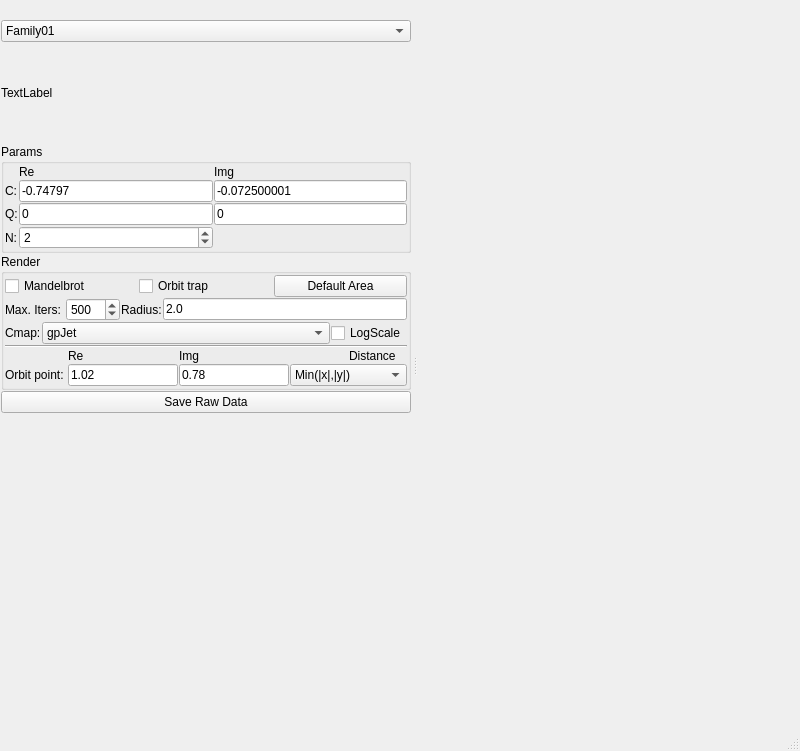
<?xml version="1.0" encoding="UTF-8"?>
<ui version="4.0">
 <class>MainWindow</class>
 <widget class="QMainWindow" name="MainWindow">
  <property name="geometry">
   <rect>
    <x>0</x>
    <y>0</y>
    <width>800</width>
    <height>751</height>
   </rect>
  </property>
  <property name="windowTitle">
   <string>MainWindow</string>
  </property>
  <widget class="QWidget" name="centralwidget"/>
  <widget class="QMenuBar" name="menubar">
   <property name="geometry">
    <rect>
     <x>0</x>
     <y>0</y>
     <width>800</width>
     <height>19</height>
    </rect>
   </property>
  </widget>
  <widget class="QStatusBar" name="statusbar"/>
  <widget class="QDockWidget" name="dockWidget">
   <property name="features">
    <set>QDockWidget::NoDockWidgetFeatures</set>
   </property>
   <attribute name="dockWidgetArea">
    <number>1</number>
   </attribute>
   <widget class="QWidget" name="dockWidgetContents">
    <layout class="QGridLayout" name="gridLayout_3">
     <property name="leftMargin">
      <number>1</number>
     </property>
     <property name="topMargin">
      <number>1</number>
     </property>
     <property name="rightMargin">
      <number>1</number>
     </property>
     <property name="bottomMargin">
      <number>1</number>
     </property>
     <property name="spacing">
      <number>1</number>
     </property>
     <item row="5" column="0">
      <spacer name="verticalSpacer">
       <property name="orientation">
        <enum>Qt::Vertical</enum>
       </property>
       <property name="sizeHint" stdset="0">
        <size>
         <width>20</width>
         <height>40</height>
        </size>
       </property>
      </spacer>
     </item>
     <item row="1" column="0">
      <widget class="QLabel" name="labelFamily">
       <property name="minimumSize">
        <size>
         <width>410</width>
         <height>100</height>
        </size>
       </property>
       <property name="maximumSize">
        <size>
         <width>410</width>
         <height>100</height>
        </size>
       </property>
       <property name="text">
        <string>TextLabel</string>
       </property>
       <property name="scaledContents">
        <bool>true</bool>
       </property>
      </widget>
     </item>
     <item row="0" column="0">
      <widget class="QComboBox" name="comboBoxFamily">
       <property name="currentIndex">
        <number>1</number>
       </property>
       <item>
        <property name="text">
         <string>Family00</string>
        </property>
       </item>
       <item>
        <property name="text">
         <string>Family01</string>
        </property>
       </item>
       <item>
        <property name="text">
         <string>Family02</string>
        </property>
       </item>
       <item>
        <property name="text">
         <string>Family03</string>
        </property>
       </item>
       <item>
        <property name="text">
         <string>Family04</string>
        </property>
       </item>
      </widget>
     </item>
     <item row="2" column="0">
      <widget class="QGroupBox" name="groupBox">
       <property name="title">
        <string>Params</string>
       </property>
       <layout class="QGridLayout" name="gridLayout_2">
        <property name="leftMargin">
         <number>1</number>
        </property>
        <property name="topMargin">
         <number>1</number>
        </property>
        <property name="rightMargin">
         <number>1</number>
        </property>
        <property name="bottomMargin">
         <number>1</number>
        </property>
        <property name="spacing">
         <number>1</number>
        </property>
        <item row="0" column="1">
         <widget class="QLabel" name="label_2">
          <property name="sizePolicy">
           <sizepolicy hsizetype="Preferred" vsizetype="Maximum">
            <horstretch>0</horstretch>
            <verstretch>0</verstretch>
           </sizepolicy>
          </property>
          <property name="text">
           <string>Re</string>
          </property>
         </widget>
        </item>
        <item row="0" column="2">
         <widget class="QLabel" name="label_5">
          <property name="text">
           <string>Img</string>
          </property>
         </widget>
        </item>
        <item row="1" column="0">
         <widget class="QLabel" name="label_3">
          <property name="text">
           <string>C:</string>
          </property>
         </widget>
        </item>
        <item row="1" column="1">
         <widget class="QLineEdit" name="leCReal">
          <property name="text">
           <string>-0.74797</string>
          </property>
         </widget>
        </item>
        <item row="1" column="2">
         <widget class="QLineEdit" name="leCImg">
          <property name="text">
           <string>-0.072500001</string>
          </property>
         </widget>
        </item>
        <item row="2" column="0">
         <widget class="QLabel" name="label_4">
          <property name="text">
           <string>Q:</string>
          </property>
         </widget>
        </item>
        <item row="2" column="1">
         <widget class="QLineEdit" name="leQReal">
          <property name="text">
           <string>0</string>
          </property>
         </widget>
        </item>
        <item row="2" column="2">
         <widget class="QLineEdit" name="leQImg">
          <property name="text">
           <string>0</string>
          </property>
         </widget>
        </item>
        <item row="3" column="0">
         <widget class="QLabel" name="label_12">
          <property name="text">
           <string>N:</string>
          </property>
         </widget>
        </item>
        <item row="3" column="1">
         <widget class="QSpinBox" name="spinBoxN">
          <property name="minimum">
           <number>1</number>
          </property>
          <property name="maximum">
           <number>16</number>
          </property>
          <property name="value">
           <number>2</number>
          </property>
         </widget>
        </item>
       </layout>
      </widget>
     </item>
     <item row="3" column="0">
      <widget class="QGroupBox" name="groupBox_2">
       <property name="title">
        <string>Render</string>
       </property>
       <layout class="QGridLayout" name="gridLayout_4">
        <property name="leftMargin">
         <number>1</number>
        </property>
        <property name="topMargin">
         <number>1</number>
        </property>
        <property name="rightMargin">
         <number>1</number>
        </property>
        <property name="bottomMargin">
         <number>1</number>
        </property>
        <property name="spacing">
         <number>1</number>
        </property>
        <item row="0" column="0">
         <layout class="QHBoxLayout" name="horizontalLayout">
          <property name="spacing">
           <number>1</number>
          </property>
          <item>
           <widget class="QCheckBox" name="checkBoxMandelbrot">
            <property name="text">
             <string>Mandelbrot</string>
            </property>
            <property name="checked">
             <bool>false</bool>
            </property>
           </widget>
          </item>
          <item>
           <widget class="QCheckBox" name="checkBoxOrbitTrap">
            <property name="text">
             <string>Orbit trap</string>
            </property>
           </widget>
          </item>
          <item>
           <widget class="QPushButton" name="pushButtonResetArea">
            <property name="text">
             <string>Default Area</string>
            </property>
           </widget>
          </item>
         </layout>
        </item>
        <item row="1" column="0">
         <layout class="QHBoxLayout" name="horizontalLayout_2">
          <property name="spacing">
           <number>1</number>
          </property>
          <item>
           <widget class="QLabel" name="label_6">
            <property name="text">
             <string>Max. Iters: </string>
            </property>
           </widget>
          </item>
          <item>
           <widget class="QSpinBox" name="spinBoxMaxIters">
            <property name="minimum">
             <number>1</number>
            </property>
            <property name="maximum">
             <number>9999</number>
            </property>
            <property name="value">
             <number>500</number>
            </property>
           </widget>
          </item>
          <item>
           <widget class="QLabel" name="label_7">
            <property name="text">
             <string>Radius:</string>
            </property>
           </widget>
          </item>
          <item>
           <widget class="QLineEdit" name="leRadius">
            <property name="text">
             <string>2.0</string>
            </property>
           </widget>
          </item>
         </layout>
        </item>
        <item row="2" column="0">
         <layout class="QHBoxLayout" name="horizontalLayout_3">
          <property name="spacing">
           <number>1</number>
          </property>
          <item>
           <widget class="QLabel" name="label_8">
            <property name="sizePolicy">
             <sizepolicy hsizetype="Maximum" vsizetype="Preferred">
              <horstretch>0</horstretch>
              <verstretch>0</verstretch>
             </sizepolicy>
            </property>
            <property name="text">
             <string>Cmap:</string>
            </property>
           </widget>
          </item>
          <item>
           <widget class="QComboBox" name="comboBoxCmaps">
            <property name="sizePolicy">
             <sizepolicy hsizetype="MinimumExpanding" vsizetype="Fixed">
              <horstretch>0</horstretch>
              <verstretch>0</verstretch>
             </sizepolicy>
            </property>
            <property name="currentIndex">
             <number>10</number>
            </property>
            <item>
             <property name="text">
              <string>gpGrayscale</string>
             </property>
            </item>
            <item>
             <property name="text">
              <string>gpHot</string>
             </property>
            </item>
            <item>
             <property name="text">
              <string>gpCold</string>
             </property>
            </item>
            <item>
             <property name="text">
              <string>gpNight</string>
             </property>
            </item>
            <item>
             <property name="text">
              <string>gpCandy</string>
             </property>
            </item>
            <item>
             <property name="text">
              <string>gpGeography</string>
             </property>
            </item>
            <item>
             <property name="text">
              <string>gpIon</string>
             </property>
            </item>
            <item>
             <property name="text">
              <string>gpThermal</string>
             </property>
            </item>
            <item>
             <property name="text">
              <string>gpPolar</string>
             </property>
            </item>
            <item>
             <property name="text">
              <string>gpSpectrum</string>
             </property>
            </item>
            <item>
             <property name="text">
              <string>gpJet</string>
             </property>
            </item>
            <item>
             <property name="text">
              <string>gpHues</string>
             </property>
            </item>
           </widget>
          </item>
          <item>
           <widget class="QCheckBox" name="checkBoxLogScale">
            <property name="text">
             <string>LogScale</string>
            </property>
            <property name="checked">
             <bool>false</bool>
            </property>
           </widget>
          </item>
         </layout>
        </item>
        <item row="3" column="0">
         <layout class="QGridLayout" name="gridLayout">
          <property name="spacing">
           <number>1</number>
          </property>
          <item row="1" column="4">
           <widget class="QLabel" name="label">
            <property name="text">
             <string>Distance</string>
            </property>
           </widget>
          </item>
          <item row="2" column="3" colspan="2">
           <widget class="QComboBox" name="comboBoxOrbitType">
            <property name="currentIndex">
             <number>8</number>
            </property>
            <item>
             <property name="text">
              <string>x^2+y^2</string>
             </property>
            </item>
            <item>
             <property name="text">
              <string>|x|</string>
             </property>
            </item>
            <item>
             <property name="text">
              <string>|y|</string>
             </property>
            </item>
            <item>
             <property name="text">
              <string>|x*y|</string>
             </property>
            </item>
            <item>
             <property name="text">
              <string>x^2+y^2-2*x*y</string>
             </property>
            </item>
            <item>
             <property name="text">
              <string>x^2+y^2+2*x*y</string>
             </property>
            </item>
            <item>
             <property name="text">
              <string>x^2+y^2+|2*x*y|</string>
             </property>
            </item>
            <item>
             <property name="text">
              <string>x^2+y^2-|2*x*y|</string>
             </property>
            </item>
            <item>
             <property name="text">
              <string>Min(|x|,|y|)</string>
             </property>
            </item>
            <item>
             <property name="text">
              <string>Max(|x|,|y|)</string>
             </property>
            </item>
            <item>
             <property name="text">
              <string>Line Dist.</string>
             </property>
            </item>
            <item>
             <property name="text">
              <string>|x-y|</string>
             </property>
            </item>
            <item>
             <property name="text">
              <string>|x+y|</string>
             </property>
            </item>
            <item>
             <property name="text">
              <string>|x|+|y|</string>
             </property>
            </item>
            <item>
             <property name="text">
              <string>|x|-|y|</string>
             </property>
            </item>
           </widget>
          </item>
          <item row="2" column="1">
           <widget class="QLineEdit" name="leOrbitReal">
            <property name="text">
             <string>1.02</string>
            </property>
           </widget>
          </item>
          <item row="2" column="2">
           <widget class="QLineEdit" name="leOrbitImg">
            <property name="text">
             <string>0.78</string>
            </property>
           </widget>
          </item>
          <item row="1" column="1">
           <widget class="QLabel" name="label_10">
            <property name="sizePolicy">
             <sizepolicy hsizetype="Preferred" vsizetype="Maximum">
              <horstretch>0</horstretch>
              <verstretch>0</verstretch>
             </sizepolicy>
            </property>
            <property name="text">
             <string>Re</string>
            </property>
           </widget>
          </item>
          <item row="2" column="0">
           <widget class="QLabel" name="label_11">
            <property name="text">
             <string>Orbit point: </string>
            </property>
           </widget>
          </item>
          <item row="1" column="2" colspan="2">
           <widget class="QLabel" name="label_9">
            <property name="text">
             <string>Img</string>
            </property>
           </widget>
          </item>
          <item row="0" column="0" colspan="5">
           <widget class="Line" name="line">
            <property name="orientation">
             <enum>Qt::Horizontal</enum>
            </property>
           </widget>
          </item>
         </layout>
        </item>
       </layout>
      </widget>
     </item>
     <item row="4" column="0">
      <widget class="QPushButton" name="pBSaveRawData">
       <property name="text">
        <string>Save Raw Data</string>
       </property>
      </widget>
     </item>
    </layout>
   </widget>
  </widget>
 </widget>
 <resources/>
 <connections/>
</ui>
